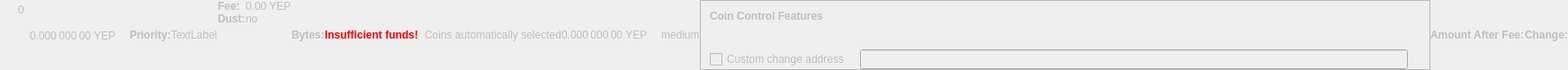
    <widget class="QWidget" name="dummyHideWidget" native="true">
     <property name="enabled">
      <bool>false</bool>
     </property>
     <property name="maximumSize">
      <size>
       <width>100</width>
       <height>22</height>
      </size>
     </property>
     <layout class="QHBoxLayout" name="dummyHideLayout">
      <property name="spacing">
       <number>0</number>
      </property>
      <property name="leftMargin">
       <number>0</number>
      </property>
      <property name="topMargin">
       <number>0</number>
      </property>
      <property name="rightMargin">
       <number>0</number>
      </property>
      <property name="bottomMargin">
       <number>0</number>
      </property>
      <item>
       <layout class="QFormLayout" name="formLayoutCoinControl1">
        <property name="horizontalSpacing">
         <number>10</number>
        </property>
        <property name="verticalSpacing">
         <number>14</number>
        </property>
        <property name="leftMargin">
         <number>10</number>
        </property>
        <property name="topMargin">
         <number>4</number>
        </property>
        <property name="rightMargin">
         <number>6</number>
        </property>
        <item row="0" column="1">
         <widget class="QLabel" name="labelCoinControlBytes">
          <property name="cursor">
           <cursorShape>IBeamCursor</cursorShape>
          </property>
          <property name="contextMenuPolicy">
           <enum>Qt::ActionsContextMenu</enum>
          </property>
          <property name="text">
           <string notr="true">0</string>
          </property>
          <property name="textInteractionFlags">
           <set>Qt::LinksAccessibleByMouse|Qt::TextSelectableByKeyboard|Qt::TextSelectableByMouse</set>
          </property>
         </widget>
        </item>
       </layout>
      </item>
      <item>
       <widget class="QLabel" name="labelCoinControlAfterFee">
        <property name="enabled">
         <bool>false</bool>
        </property>
        <property name="sizePolicy">
         <sizepolicy hsizetype="Fixed" vsizetype="Fixed">
          <horstretch>0</horstretch>
          <verstretch>0</verstretch>
         </sizepolicy>
        </property>
        <property name="minimumSize">
         <size>
          <width>111</width>
          <height>12</height>
         </size>
        </property>
        <property name="maximumSize">
         <size>
          <width>111</width>
          <height>12</height>
         </size>
        </property>
        <property name="cursor">
         <cursorShape>IBeamCursor</cursorShape>
        </property>
        <property name="contextMenuPolicy">
         <enum>Qt::ActionsContextMenu</enum>
        </property>
        <property name="text">
         <string notr="true">0.000 000 00 YEP</string>
        </property>
        <property name="textInteractionFlags">
         <set>Qt::LinksAccessibleByMouse|Qt::TextSelectableByKeyboard|Qt::TextSelectableByMouse</set>
        </property>
       </widget>
      </item>
      <item>
       <widget class="QLabel" name="labelCoinControlPriorityText">
        <property name="enabled">
         <bool>false</bool>
        </property>
        <property name="font">
         <font>
          <weight>75</weight>
          <bold>true</bold>
         </font>
        </property>
        <property name="text">
         <string>Priority:</string>
        </property>
       </widget>
      </item>
      <item>
       <layout class="QHBoxLayout" name="horizontalLayout">
        <item>
         <widget class="QLabel" name="WarningLabel">
          <property name="text">
           <string>TextLabel</string>
          </property>
         </widget>
        </item>
       </layout>
      </item>
      <item>
       <layout class="QFormLayout" name="formLayoutCoinControl3">
        <property name="horizontalSpacing">
         <number>0</number>
        </property>
        <property name="verticalSpacing">
         <number>0</number>
        </property>
        <property name="leftMargin">
         <number>0</number>
        </property>
        <property name="topMargin">
         <number>0</number>
        </property>
        <property name="rightMargin">
         <number>0</number>
        </property>
        <item row="0" column="0">
         <widget class="QLabel" name="labelCoinControlFeeText">
          <property name="enabled">
           <bool>false</bool>
          </property>
          <property name="font">
           <font>
            <weight>75</weight>
            <bold>true</bold>
           </font>
          </property>
          <property name="text">
           <string>Fee:</string>
          </property>
          <property name="margin">
           <number>0</number>
          </property>
         </widget>
        </item>
        <item row="0" column="1">
         <widget class="QLabel" name="labelCoinControlFee">
          <property name="enabled">
           <bool>false</bool>
          </property>
          <property name="cursor">
           <cursorShape>IBeamCursor</cursorShape>
          </property>
          <property name="contextMenuPolicy">
           <enum>Qt::ActionsContextMenu</enum>
          </property>
          <property name="text">
           <string notr="true">0.00 YEP</string>
          </property>
          <property name="textInteractionFlags">
           <set>Qt::LinksAccessibleByMouse|Qt::TextSelectableByKeyboard|Qt::TextSelectableByMouse</set>
          </property>
         </widget>
        </item>
        <item row="1" column="0">
         <widget class="QLabel" name="labelCoinControlLowOutputText">
          <property name="enabled">
           <bool>false</bool>
          </property>
          <property name="font">
           <font>
            <weight>75</weight>
            <bold>true</bold>
           </font>
          </property>
          <property name="text">
           <string>Dust:</string>
          </property>
         </widget>
        </item>
        <item row="1" column="1">
         <widget class="QLabel" name="labelCoinControlLowOutput">
          <property name="enabled">
           <bool>false</bool>
          </property>
          <property name="cursor">
           <cursorShape>IBeamCursor</cursorShape>
          </property>
          <property name="contextMenuPolicy">
           <enum>Qt::ActionsContextMenu</enum>
          </property>
          <property name="text">
           <string>no</string>
          </property>
          <property name="textInteractionFlags">
           <set>Qt::LinksAccessibleByMouse|Qt::TextSelectableByKeyboard|Qt::TextSelectableByMouse</set>
          </property>
         </widget>
        </item>
       </layout>
      </item>
      <item>
       <widget class="QLabel" name="labelCoinControlBytesText">
        <property name="enabled">
         <bool>false</bool>
        </property>
        <property name="font">
         <font>
          <weight>75</weight>
          <bold>true</bold>
         </font>
        </property>
        <property name="text">
         <string>Bytes:</string>
        </property>
       </widget>
      </item>
      <item>
       <layout class="QFormLayout" name="formLayoutCoinControl2">
        <property name="horizontalSpacing">
         <number>0</number>
        </property>
        <property name="verticalSpacing">
         <number>0</number>
        </property>
        <property name="leftMargin">
         <number>0</number>
        </property>
        <property name="topMargin">
         <number>0</number>
        </property>
        <property name="rightMargin">
         <number>0</number>
        </property>
       </layout>
      </item>
      <item>
       <layout class="QHBoxLayout" name="horizontalLayoutCoinControl2">
        <property name="spacing">
         <number>0</number>
        </property>
        <property name="bottomMargin">
         <number>0</number>
        </property>
       </layout>
      </item>
      <item>
       <widget class="QLabel" name="labelCoinControlInsuffFunds">
        <property name="enabled">
         <bool>false</bool>
        </property>
        <property name="minimumSize">
         <size>
          <width>0</width>
          <height>0</height>
         </size>
        </property>
        <property name="font">
         <font>
          <weight>75</weight>
          <bold>true</bold>
         </font>
        </property>
        <property name="styleSheet">
         <string notr="true">color:red;font-weight:bold;</string>
        </property>
        <property name="text">
         <string>Insufficient funds!</string>
        </property>
        <property name="margin">
         <number>5</number>
        </property>
       </widget>
      </item>
      <item>
       <layout class="QFormLayout" name="formLayoutCoinControl4">
        <property name="horizontalSpacing">
         <number>0</number>
        </property>
        <property name="verticalSpacing">
         <number>0</number>
        </property>
        <property name="leftMargin">
         <number>0</number>
        </property>
        <property name="topMargin">
         <number>0</number>
        </property>
        <property name="rightMargin">
         <number>0</number>
        </property>
       </layout>
      </item>
      <item>
       <widget class="QLabel" name="labelCoinControlChangeLabel">
        <property name="enabled">
         <bool>false</bool>
        </property>
        <property name="sizePolicy">
         <sizepolicy hsizetype="Preferred" vsizetype="Expanding">
          <horstretch>0</horstretch>
          <verstretch>0</verstretch>
         </sizepolicy>
        </property>
        <property name="minimumSize">
         <size>
          <width>0</width>
          <height>0</height>
         </size>
        </property>
        <property name="text">
         <string/>
        </property>
        <property name="margin">
         <number>3</number>
        </property>
       </widget>
      </item>
      <item>
       <widget class="QLabel" name="labelCoinControlAutomaticallySelected">
        <property name="enabled">
         <bool>false</bool>
        </property>
        <property name="sizePolicy">
         <sizepolicy hsizetype="Fixed" vsizetype="Fixed">
          <horstretch>0</horstretch>
          <verstretch>0</verstretch>
         </sizepolicy>
        </property>
        <property name="minimumSize">
         <size>
          <width>0</width>
          <height>0</height>
         </size>
        </property>
        <property name="maximumSize">
         <size>
          <width>240</width>
          <height>16777215</height>
         </size>
        </property>
        <property name="text">
         <string>Coins automatically selected</string>
        </property>
        <property name="margin">
         <number>5</number>
        </property>
       </widget>
      </item>
      <item>
       <widget class="QLabel" name="labelCoinControlChange">
        <property name="enabled">
         <bool>false</bool>
        </property>
        <property name="sizePolicy">
         <sizepolicy hsizetype="Fixed" vsizetype="Fixed">
          <horstretch>0</horstretch>
          <verstretch>0</verstretch>
         </sizepolicy>
        </property>
        <property name="minimumSize">
         <size>
          <width>111</width>
          <height>0</height>
         </size>
        </property>
        <property name="maximumSize">
         <size>
          <width>111</width>
          <height>16777215</height>
         </size>
        </property>
        <property name="cursor">
         <cursorShape>IBeamCursor</cursorShape>
        </property>
        <property name="contextMenuPolicy">
         <enum>Qt::ActionsContextMenu</enum>
        </property>
        <property name="text">
         <string notr="true">0.000 000 00 YEP</string>
        </property>
        <property name="textInteractionFlags">
         <set>Qt::LinksAccessibleByMouse|Qt::TextSelectableByKeyboard|Qt::TextSelectableByMouse</set>
        </property>
       </widget>
      </item>
      <item>
       <widget class="QLabel" name="labelCoinControlPriority">
        <property name="enabled">
         <bool>false</bool>
        </property>
        <property name="cursor">
         <cursorShape>IBeamCursor</cursorShape>
        </property>
        <property name="contextMenuPolicy">
         <enum>Qt::ActionsContextMenu</enum>
        </property>
        <property name="text">
         <string>medium</string>
        </property>
        <property name="textInteractionFlags">
         <set>Qt::LinksAccessibleByMouse|Qt::TextSelectableByKeyboard|Qt::TextSelectableByMouse</set>
        </property>
       </widget>
      </item>
      <item>
       <widget class="QFrame" name="frameCoinControl">
        <property name="sizePolicy">
         <sizepolicy hsizetype="Expanding" vsizetype="Expanding">
          <horstretch>0</horstretch>
          <verstretch>0</verstretch>
         </sizepolicy>
        </property>
        <property name="maximumSize">
         <size>
          <width>16777215</width>
          <height>16777215</height>
         </size>
        </property>
        <property name="frameShape">
         <enum>QFrame::StyledPanel</enum>
        </property>
        <property name="frameShadow">
         <enum>QFrame::Sunken</enum>
        </property>
        <layout class="QVBoxLayout" name="verticalLayoutCoinControl2_2">
         <property name="spacing">
          <number>0</number>
         </property>
         <property name="leftMargin">
          <number>0</number>
         </property>
         <property name="topMargin">
          <number>0</number>
         </property>
         <property name="rightMargin">
          <number>0</number>
         </property>
         <property name="bottomMargin">
          <number>0</number>
         </property>
         <item>
          <layout class="QVBoxLayout" name="verticalLayoutCoinControl" stretch="0,0,0,1">
           <property name="spacing">
            <number>0</number>
           </property>
           <property name="leftMargin">
            <number>10</number>
           </property>
           <property name="topMargin">
            <number>10</number>
           </property>
           <item>
            <layout class="QHBoxLayout" name="horizontalLayoutCoinControl1">
             <property name="bottomMargin">
              <number>15</number>
             </property>
             <item>
              <widget class="QLabel" name="labelCoinControlFeatures">
               <property name="enabled">
                <bool>false</bool>
               </property>
               <property name="sizePolicy">
                <sizepolicy hsizetype="Preferred" vsizetype="Maximum">
                 <horstretch>0</horstretch>
                 <verstretch>0</verstretch>
                </sizepolicy>
               </property>
               <property name="font">
                <font>
                 <weight>75</weight>
                 <bold>true</bold>
                </font>
               </property>
               <property name="styleSheet">
                <string notr="true">font-weight:bold;</string>
               </property>
               <property name="text">
                <string>Coin Control Features</string>
               </property>
              </widget>
             </item>
            </layout>
           </item>
           <item>
            <widget class="QWidget" name="widgetCoinControl" native="true">
             <property name="sizePolicy">
              <sizepolicy hsizetype="Preferred" vsizetype="Preferred">
               <horstretch>0</horstretch>
               <verstretch>0</verstretch>
              </sizepolicy>
             </property>
             <property name="minimumSize">
              <size>
               <width>0</width>
               <height>0</height>
              </size>
             </property>
             <property name="styleSheet">
              <string notr="true"/>
             </property>
             <layout class="QHBoxLayout" name="horizontalLayoutCoinControl5_2">
              <property name="leftMargin">
               <number>0</number>
              </property>
              <property name="topMargin">
               <number>0</number>
              </property>
              <property name="rightMargin">
               <number>0</number>
              </property>
              <property name="bottomMargin">
               <number>0</number>
              </property>
              <item>
               <layout class="QHBoxLayout" name="horizontalLayoutCoinControl3">
                <property name="spacing">
                 <number>20</number>
                </property>
                <property name="topMargin">
                 <number>0</number>
                </property>
                <property name="bottomMargin">
                 <number>10</number>
                </property>
               </layout>
              </item>
             </layout>
            </widget>
           </item>
           <item>
            <layout class="QHBoxLayout" name="horizontalLayoutCoinControl4" stretch="0,0,0">
             <property name="spacing">
              <number>12</number>
             </property>
             <property name="sizeConstraint">
              <enum>QLayout::SetDefaultConstraint</enum>
             </property>
             <property name="topMargin">
              <number>5</number>
             </property>
             <property name="rightMargin">
              <number>5</number>
             </property>
             <item>
              <widget class="QCheckBox" name="checkBoxCoinControlChange">
               <property name="enabled">
                <bool>false</bool>
               </property>
               <property name="toolTip">
                <string>If this is activated, but the change address is empty or invalid, change will be sent to a newly generated address.</string>
               </property>
               <property name="text">
                <string>Custom change address</string>
               </property>
              </widget>
             </item>
             <item>
              <widget class="QValidatedLineEdit" name="lineEditCoinControlChange">
               <property name="enabled">
                <bool>false</bool>
               </property>
               <property name="sizePolicy">
                <sizepolicy hsizetype="Expanding" vsizetype="Fixed">
                 <horstretch>0</horstretch>
                 <verstretch>0</verstretch>
                </sizepolicy>
               </property>
              </widget>
             </item>
             <item>
              <widget class="QLabel" name="labelCoinControlChangeLabel_2">
               <property name="sizePolicy">
                <sizepolicy hsizetype="Preferred" vsizetype="Expanding">
                 <horstretch>0</horstretch>
                 <verstretch>0</verstretch>
                </sizepolicy>
               </property>
               <property name="minimumSize">
                <size>
                 <width>0</width>
                 <height>0</height>
                </size>
               </property>
               <property name="text">
                <string/>
               </property>
               <property name="margin">
                <number>3</number>
               </property>
              </widget>
             </item>
            </layout>
           </item>
           <item>
            <spacer name="verticalSpacerCoinControl">
             <property name="orientation">
              <enum>Qt::Vertical</enum>
             </property>
             <property name="sizeHint" stdset="0">
              <size>
               <width>800</width>
               <height>1</height>
              </size>
             </property>
            </spacer>
           </item>
          </layout>
         </item>
        </layout>
       </widget>
      </item>
      <item>
       <widget class="QLabel" name="labelCoinControlAfterFeeText">
        <property name="enabled">
         <bool>false</bool>
        </property>
        <property name="minimumSize">
         <size>
          <width>0</width>
          <height>0</height>
         </size>
        </property>
        <property name="maximumSize">
         <size>
          <width>16777215</width>
          <height>16777215</height>
         </size>
        </property>
        <property name="font">
         <font>
          <weight>75</weight>
          <bold>true</bold>
         </font>
        </property>
        <property name="text">
         <string>Amount After Fee:</string>
        </property>
        <property name="alignment">
         <set>Qt::AlignLeading|Qt::AlignLeft|Qt::AlignVCenter</set>
        </property>
        <property name="margin">
         <number>0</number>
        </property>
       </widget>
      </item>
      <item>
       <widget class="QLabel" name="labelCoinControlChangeText">
        <property name="enabled">
         <bool>false</bool>
        </property>
        <property name="sizePolicy">
         <sizepolicy hsizetype="Preferred" vsizetype="Preferred">
          <horstretch>0</horstretch>
          <verstretch>0</verstretch>
         </sizepolicy>
        </property>
        <property name="minimumSize">
         <size>
          <width>0</width>
          <height>0</height>
         </size>
        </property>
        <property name="maximumSize">
         <size>
          <width>16777215</width>
          <height>16777215</height>
         </size>
        </property>
        <property name="font">
         <font>
          <weight>75</weight>
          <bold>true</bold>
         </font>
        </property>
        <property name="text">
         <string>Change:</string>
        </property>
        <property name="alignment">
         <set>Qt::AlignLeading|Qt::AlignLeft|Qt::AlignVCenter</set>
        </property>
       </widget>
      </item>
     </layout>
    </widget>
